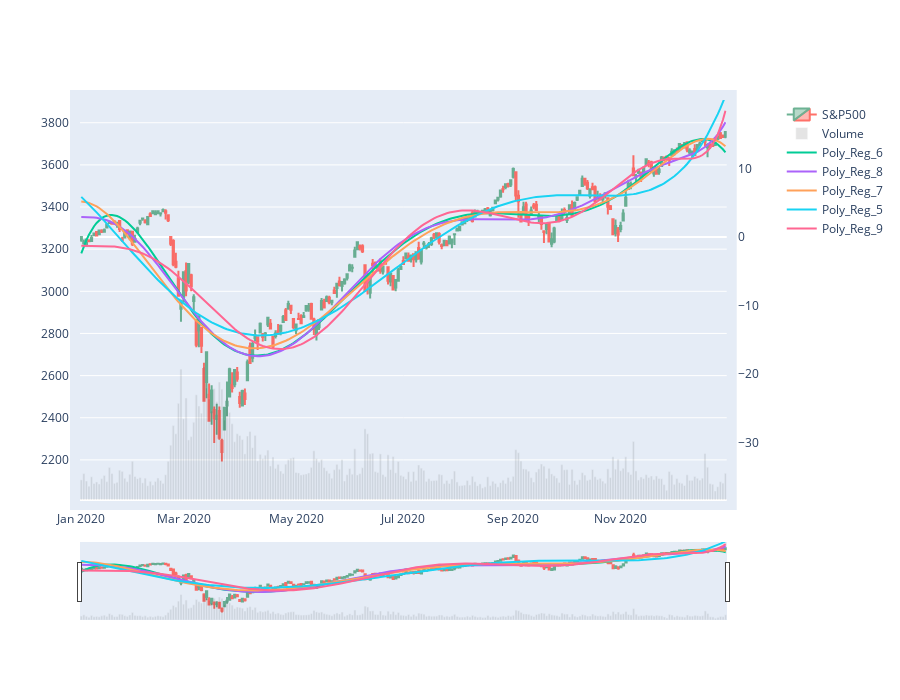

Source (notebook cell):
### Code cell
new_GSPC = modify_time_period(df=GSPC, date='Date', year=2020)
df = apply_polynomial_regression(df=new_GSPC, date='Date', price='Close', num_poly=5, norm=False, ytd_chg=True)
print('Start date: ', df.Date.iloc[0].date(), '\nEnd date: ', df.Date.iloc[-1].date())

DV = DataVisualization(df)
DV.candlestick(name='S&P500', volume='Volume(SPY)')
DV.add_graph(column_names=list(filter(lambda x: x[:8] == "Poly_Reg", df.columns)), yaxis_range='ytd_chg_y')
DV.show_graph()

### Figure 1 — Plotly figure (JSON) as saved in the notebook; plotly's stock layout.template omitted (floating-point values rounded to 4 significant figures; data arrays with more than 128 entries replaced by an {"elided": "..."} marker saying what was removed)
{"data": [{"close": {"elided": "253 float values"}, "high": {"elided": "253 float values"}, "low": {"elided": "253 float values"}, "name": "S&P500", "opacity": 0.75, "open": {"elided": "253 float values"}, "type": "candlestick", "x": {"elided": "253 str values"}}, {"marker": {"color": "#000"}, "name": "Volume", "opacity": 0.1, "type": "bar", "x": {"elided": "253 str values"}, "y": {"elided": "253 int values"}, "yaxis": "y2"}, {"name": "Poly_Reg_6", "type": "scatter", "x": {"elided": "253 str values"}, "y": {"elided": "253 float values"}, "yaxis": "y3"}, {"name": "Poly_Reg_8", "type": "scatter", "x": {"elided": "253 str values"}, "y": {"elided": "253 float values"}, "yaxis": "y3"}, {"name": "Poly_Reg_7", "type": "scatter", "x": {"elided": "253 str values"}, "y": {"elided": "253 float values"}, "yaxis": "y3"}, {"name": "Poly_Reg_5", "type": "scatter", "x": {"elided": "253 str values"}, "y": {"elided": "253 float values"}, "yaxis": "y3"}, {"name": "Poly_Reg_9", "type": "scatter", "x": {"elided": "253 str values"}, "y": {"elided": "253 float values"}, "yaxis": "y3"}], "layout": {"height": 700, "margin": {"pad": 10}, "xaxis": {"anchor": "y", "domain": [0, 0.94], "rangebreaks": [{"values": ["2020-01-04", "2020-01-05", "2020-01-11", "2020-01-12", "2020-01-18", "2020-01-19", "2020-01-20", "2020-01-25", "2020-01-26", "2020-02-01", "2020-02-02", "2020-02-08", "2020-02-09", "2020-02-15", "2020-02-16", "2020-02-17", "2020-02-22", "2020-02-23", "2020-02-29", "2020-03-01", "2020-03-07", "2020-03-08", "2020-03-14", "2020-03-15", "2020-03-21", "2020-03-22", "2020-03-28", "2020-03-29", "2020-04-04", "2020-04-05", "2020-04-10", "2020-04-11", "2020-04-12", "2020-04-18", "2020-04-19", "2020-04-25", "2020-04-26", "2020-05-02", "2020-05-03", "2020-05-09", "2020-05-10", "2020-05-16", "2020-05-17", "2020-05-23", "2020-05-24", "2020-05-25", "2020-05-30", "2020-05-31", "2020-06-06", "2020-06-07", "2020-06-13", "2020-06-14", "2020-06-20", "2020-06-21", "2020-06-27", "2020-06-28", "2020-07-03", "2020-07-04", "2020-07-05", "2020-07-11", "2020-07-12", "2020-07-18", "2020-07-19", "2020-07-25", "2020-07-26", "2020-08-01", "2020-08-02", "2020-08-08", "2020-08-09", "2020-08-15", "2020-08-16", "2020-08-22", "2020-08-23", "2020-08-29", "2020-08-30", "2020-09-05", "2020-09-06", "2020-09-07", "2020-09-12", "2020-09-13", "2020-09-19", "2020-09-20", "2020-09-26", "2020-09-27", "2020-10-03", "2020-10-04", "2020-10-10", "2020-10-11", "2020-10-17", "2020-10-18", "2020-10-24", "2020-10-25", "2020-10-31", "2020-11-01", "2020-11-07", "2020-11-08", "2020-11-14", "2020-11-15", "2020-11-21", "2020-11-22", "2020-11-26", "2020-11-28", "2020-11-29", "2020-12-05", "2020-12-06", "2020-12-12", "2020-12-13", "2020-12-19", "2020-12-20", "2020-12-25", "2020-12-26", "2020-12-27"]}]}, "yaxis": {"anchor": "x", "domain": [0, 1], "range": [2010.0, 3908.0]}, "yaxis2": {"anchor": "x", "overlaying": "y", "range": [0, 1176662100], "showgrid": false, "showticklabels": false, "side": "right"}, "yaxis3": {"overlaying": "y", "range": [-38.32, 19.95], "showgrid": false, "showticklabels": true, "side": "right"}}}
